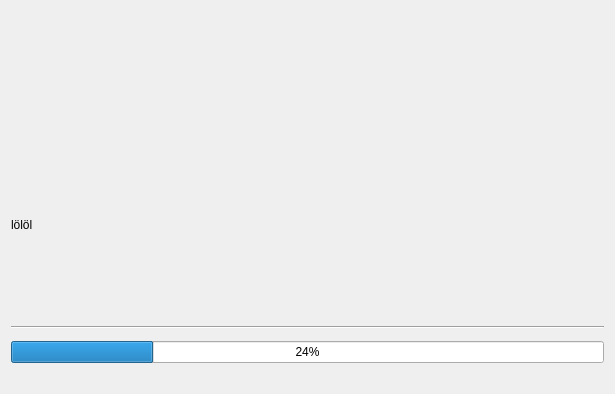
      <widget class="QWidget" name="progress" >
       <property name="geometry" >
        <rect>
         <x>2</x>
         <y>2</y>
         <width>615</width>
         <height>394</height>
        </rect>
       </property>
       <layout class="QGridLayout" >
        <item row="0" column="0" >
         <spacer>
          <property name="orientation" >
           <enum>Qt::Vertical</enum>
          </property>
          <property name="sizeType" >
           <enum>QSizePolicy::Preferred</enum>
          </property>
          <property name="sizeHint" stdset="0" >
           <size>
            <width>20</width>
            <height>40</height>
           </size>
          </property>
         </spacer>
        </item>
        <item row="1" column="0" >
         <layout class="QHBoxLayout" >
          <item>
           <spacer>
            <property name="orientation" >
             <enum>Qt::Horizontal</enum>
            </property>
            <property name="sizeHint" stdset="0" >
             <size>
              <width>40</width>
              <height>20</height>
             </size>
            </property>
           </spacer>
          </item>
          <item>
           <widget class="QLabel" name="label_6" >
            <property name="text" >
             <string/>
            </property>
            <property name="pixmap" >
             <pixmap resource="res.qrc" >:/pixmaps/pixmaps/sidux-logo.png</pixmap>
            </property>
           </widget>
          </item>
          <item>
           <spacer>
            <property name="orientation" >
             <enum>Qt::Horizontal</enum>
            </property>
            <property name="sizeHint" stdset="0" >
             <size>
              <width>40</width>
              <height>20</height>
             </size>
            </property>
           </spacer>
          </item>
         </layout>
        </item>
        <item row="2" column="0" >
         <spacer>
          <property name="orientation" >
           <enum>Qt::Vertical</enum>
          </property>
          <property name="sizeType" >
           <enum>QSizePolicy::Preferred</enum>
          </property>
          <property name="sizeHint" stdset="0" >
           <size>
            <width>20</width>
            <height>16</height>
           </size>
          </property>
         </spacer>
        </item>
        <item row="3" column="0" >
         <layout class="QVBoxLayout" >
          <item>
           <widget class="QLabel" name="label_progress" >
            <property name="minimumSize" >
             <size>
              <width>0</width>
              <height>50</height>
             </size>
            </property>
            <property name="text" >
             <string>lölöl</string>
            </property>
            <property name="alignment" >
             <set>Qt::AlignLeading|Qt::AlignLeft|Qt::AlignTop</set>
            </property>
           </widget>
          </item>
          <item>
           <widget class="Line" name="line_4" >
            <property name="minimumSize" >
             <size>
              <width>0</width>
              <height>16</height>
             </size>
            </property>
            <property name="orientation" >
             <enum>Qt::Horizontal</enum>
            </property>
           </widget>
          </item>
          <item>
           <widget class="QProgressBar" name="progressBar" >
            <property name="value" >
             <number>24</number>
            </property>
           </widget>
          </item>
         </layout>
        </item>
        <item row="4" column="0" >
         <spacer>
          <property name="orientation" >
           <enum>Qt::Vertical</enum>
          </property>
          <property name="sizeType" >
           <enum>QSizePolicy::Preferred</enum>
          </property>
          <property name="sizeHint" stdset="0" >
           <size>
            <width>20</width>
            <height>20</height>
           </size>
          </property>
         </spacer>
        </item>
       </layout>
      </widget>
